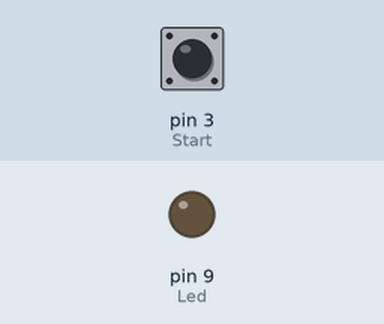
Simulated run of this sketch. Board: Arduino Uno, built with avr-gcc and run on an emulated ATmega328P. Parts: output pins drawn as LEDs (lit = HIGH). Dashed ring = blinking. The inputs (shaded band) are chosen by the test bench; at power-on: pin 3 (Start) HIGH.

Above: at 1.2 s.
1.3 s: pin 3 (Start) pulled LOW for 0.15 s
At 2.1 s:
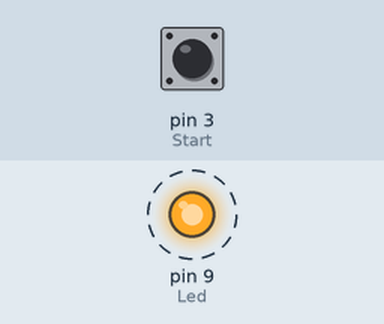
4.4 s: pin 3 (Start) pulled LOW for 1 s
At 4.4 s:
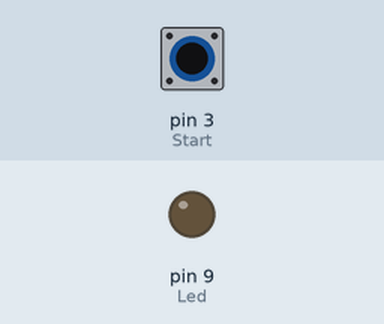
6.9 s: pin 3 (Start) pulled LOW for 3.2 s
At 7.7 s:
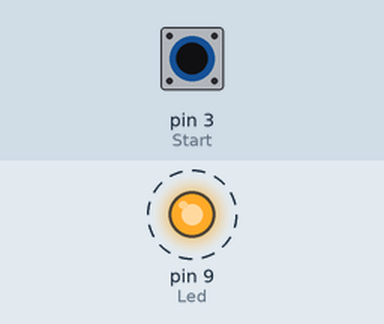
Timing chart, 0 to 19.1 s (numbered marks = the images above; inputs shaded):
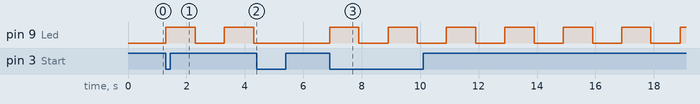

Measured:
- after the input at 1.3 s, pin 9 (Led): alternates HIGH for 1.0 s and LOW for 1.0 s, starting at once
- after the input at 4.4 s, pin 9 (Led): stays LOW (without the input it goes to HIGH after 0.90 s)
- after the input at 6.9 s, pin 9 (Led): alternates HIGH for 1.0 s and LOW for 1.0 s, starting at once

The sketch:

interupt.ino
```cpp
const byte Start  = 3;
int Led = 9;

boolean RUN;

void setup(){

  analogReference(DEFAULT);
  pinMode(Start, INPUT_PULLUP);
  pinMode(Led, OUTPUT);

  attachInterrupt(digitalPinToInterrupt(Start), ProgrammaRun , FALLING);

}

void loop(){

  if (RUN == true){

   digitalWrite(9, HIGH);
   delay(1000);
   digitalWrite(9, LOW);
   delay(1000);
  }

  else {
    digitalWrite(9, LOW);
  }
}

void ProgrammaRun(){

  RUN =! RUN;

}
```
